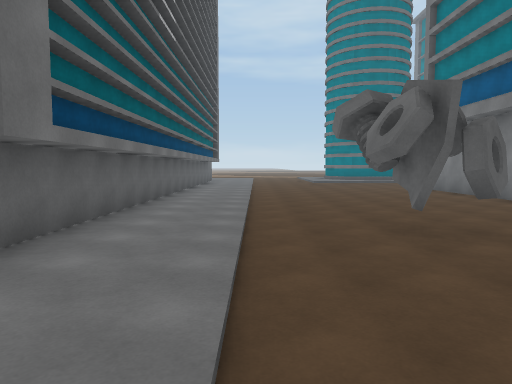
[1] (above)

24 first-person views from a walk through a 3-D level made in the Unity game engine. The camera is 1.2 m above the floor, tilts 4° down and sees 70° across. The floor is counted in squares, 2 m on a side. Each view is taken from the middle of a square. On the plan, view 1 faces up. The plan holds only what a view shows up to about 10 squares ahead; the rest is blank. The place goes on beyond the plan. Surface patterns are stand-ins for the level's own textures.

[2]
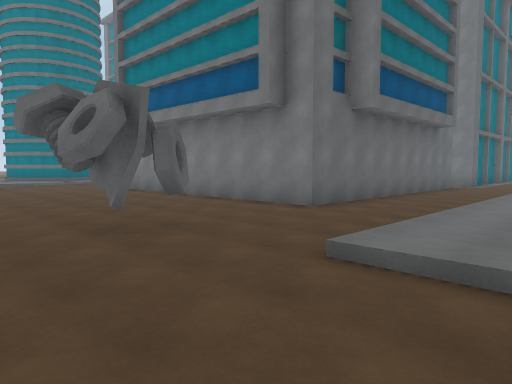

[3]
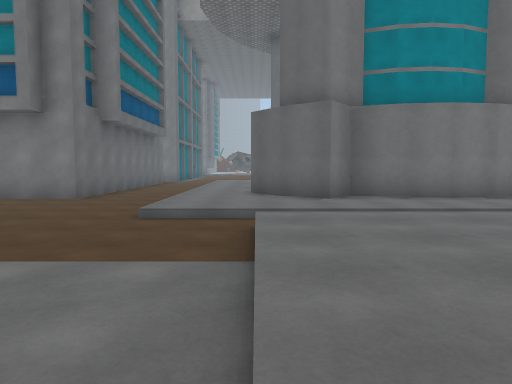

[4]
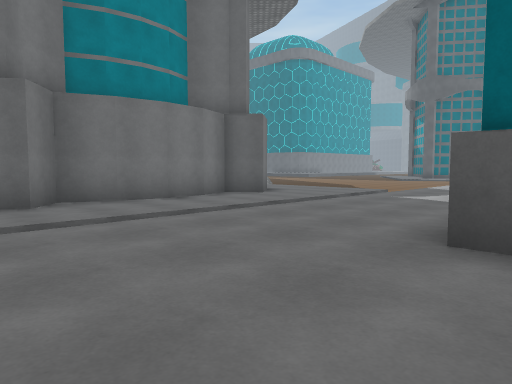

[5]
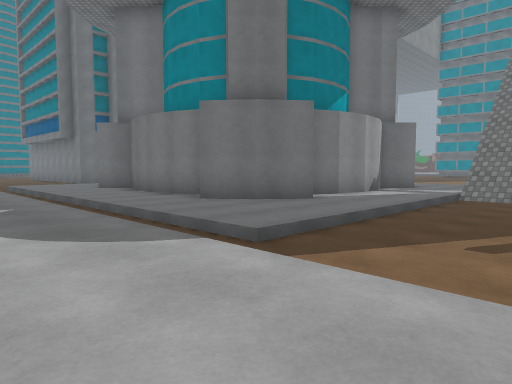

[6]
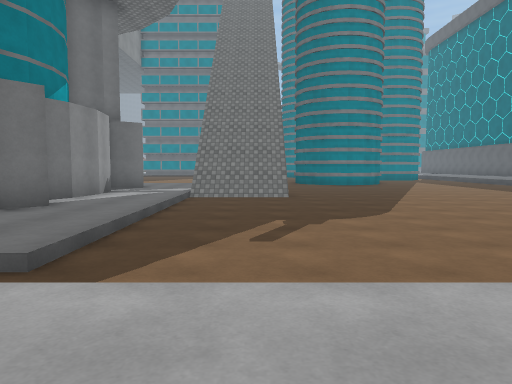

[7]
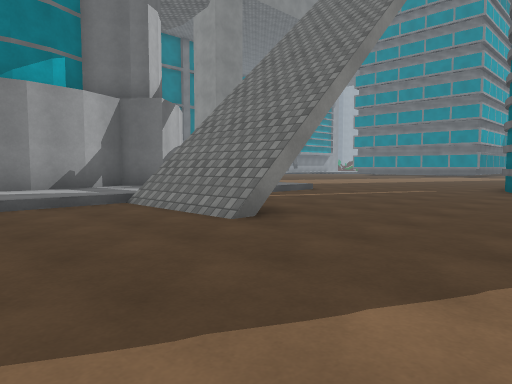

[8]
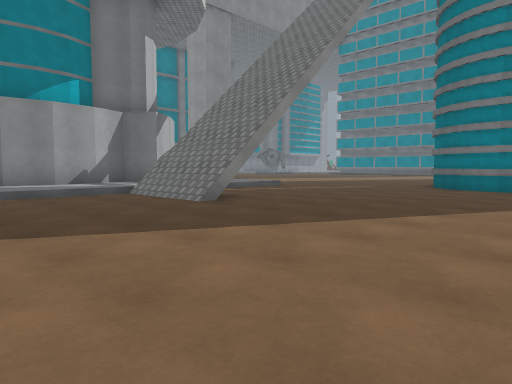

[9]
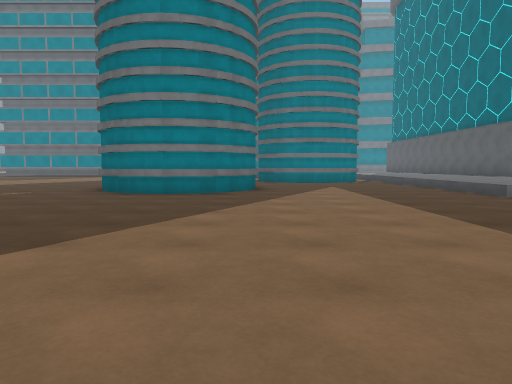

[10]
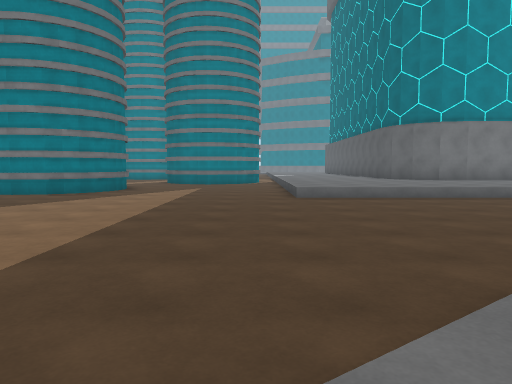

[11]
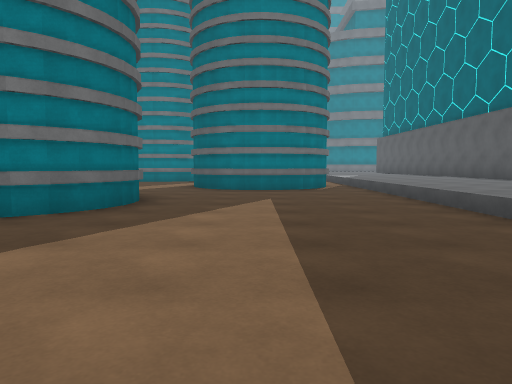

[12]
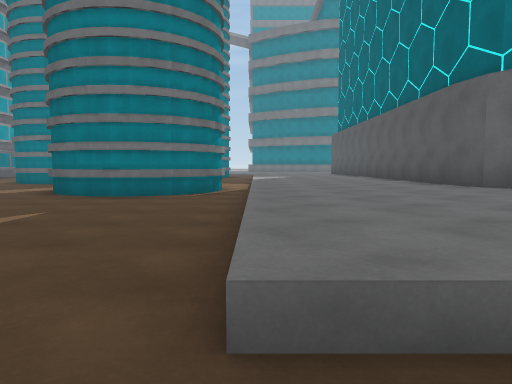

[13]
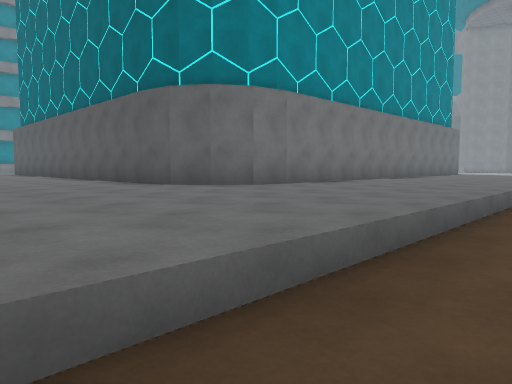

[14]
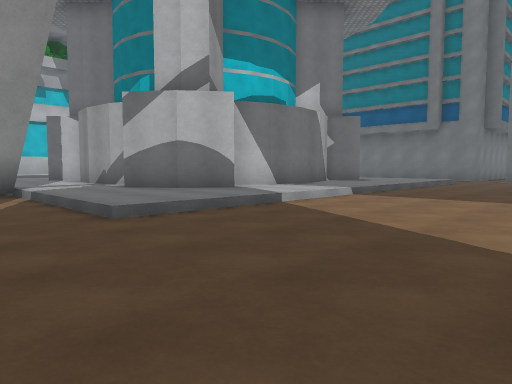

[15]
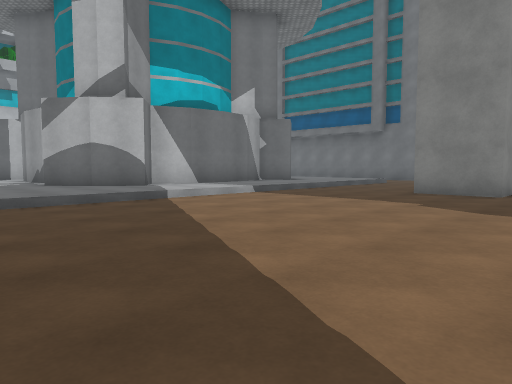

[16]
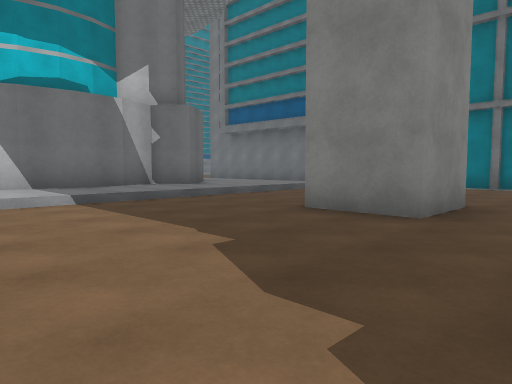

[17]
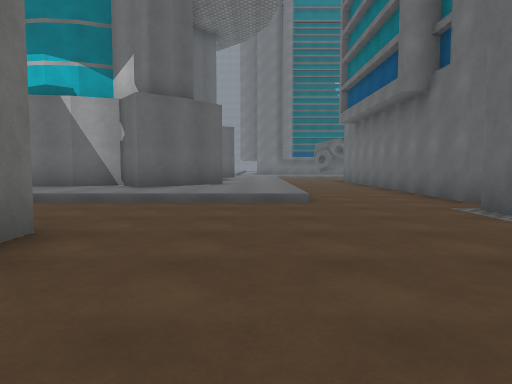

[18]
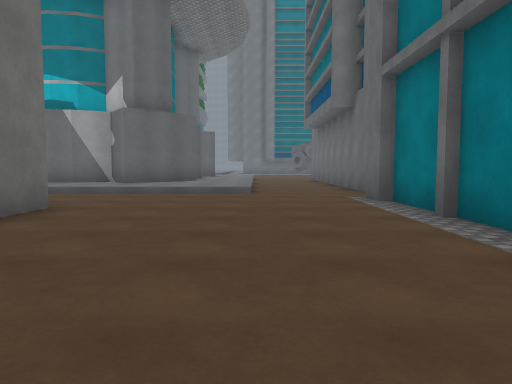

[19]
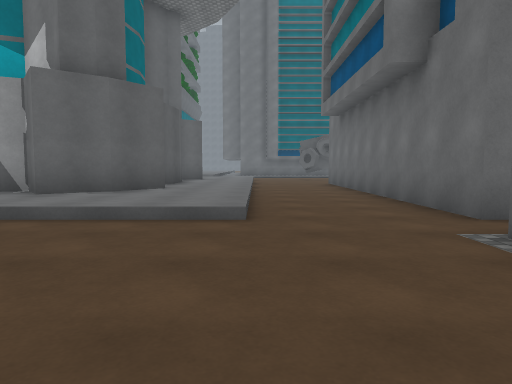

[20]
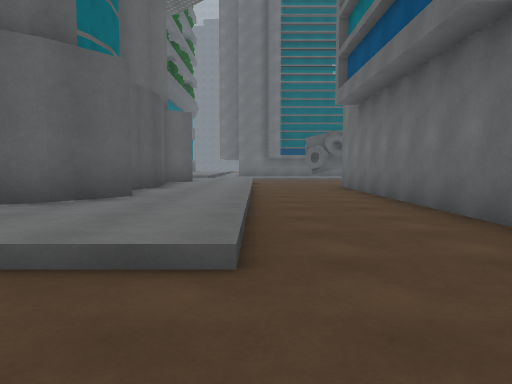

[21]
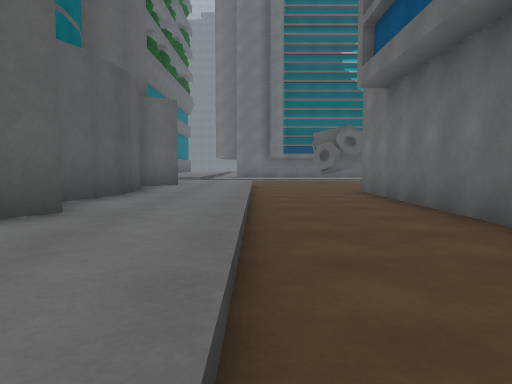

[22]
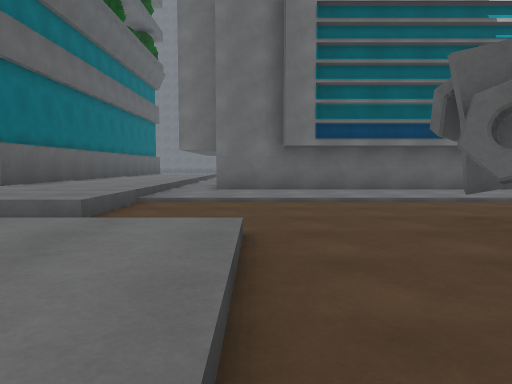

[23]
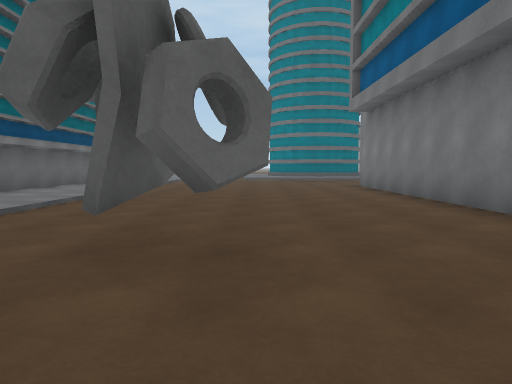

[24]
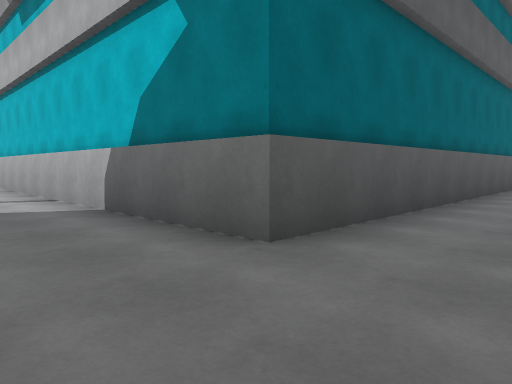

### Floor plan
Key: @ floor where view 1 was taken; # wall or solid block; . main floor; : floor 0.25 m higher than the main floor; + floor 0.5 m higher than the main floor; / step, stairs or slope; ^ raised ledge; O other object.
Columns run from 4 left of view 1 to 23 right of it. Each row starts with its distance up from view 1.
 12  #:  ......#
 11  #:: ......#
 10  #::/......#
  9  #::/......#
  8  #::/......#
  7  #::/......#
  6  #::/......#
  5  #::/.OO...##############
  4  #::/..O..................
  3  #::/......................
  2  #::/../////////////........
  1  #::/../:::::::::::/.......
  0 ////@///::#:::::#::/......
 -1 ++++++//:#########:/..##.
 -2 ++++++//:#      #::/..##.
 -3 ####++//:#      #::/.....
 -4    #++//:#      #::/......
 -5    #++//:##     #::/......
 -6    #++//::#     #::/......
 -7    #++//:####   ##:/......
 -8    #++//::#:#####::/......
 -9    #++//:::::::::::/......
-10    #++//////////////......
-11    #++/.......///.........
-12    #++/.......///.......
-13    #++/.......//.......
-14        ..............##
-15         ............##
-16          ...........##
-17           ..........##   ..
-18           ...........###...
-19              .............#
-20              .............^
-21             ..............^
-22            :/..............#
-23             :....../////////
-24              /...../++++++++
-25                ..../++++++++
-26                 .../++++++++
-27                   ./++++####
-28                    /+++##
-29                    /+++#
-30                    /+++#
-31                    /+++#
-32                     +++#

Where each view was taken, in squares from view 1:
view 1: 0 up, 0 right, facing up
view 2: 0 up, 0 right, facing up-right
view 3: 0 up, 3 left, facing right
view 4: 0 up, 2 left, facing down-right
view 5: 13 down, 0 right, facing up-right
view 6: 12 down, 0 right, facing right
view 7: 16 down, 7 right, facing up-right
view 8: 18 down, 6 right, facing up-right
view 9: 18 down, 8 right, facing right
view 10: 22 down, 7 right, facing right
view 11: 20 down, 12 right, facing right
view 12: 23 down, 14 right, facing right
view 13: 23 down, 14 right, facing down-right
view 14: 12 down, 19 right, facing up-left
view 15: 11 down, 21 right, facing up-left
view 16: 7 down, 21 right, facing up-left
view 17: 1 up, 21 right, facing left
view 18: 2 up, 23 right, facing left
view 19: 2 up, 19 right, facing left
view 20: 2 up, 17 right, facing left
view 21: 2 up, 15 right, facing left
view 22: 2 up, 6 right, facing left
view 23: 2 up, 3 right, facing up
view 24: 1 down, 1 right, facing down-left
